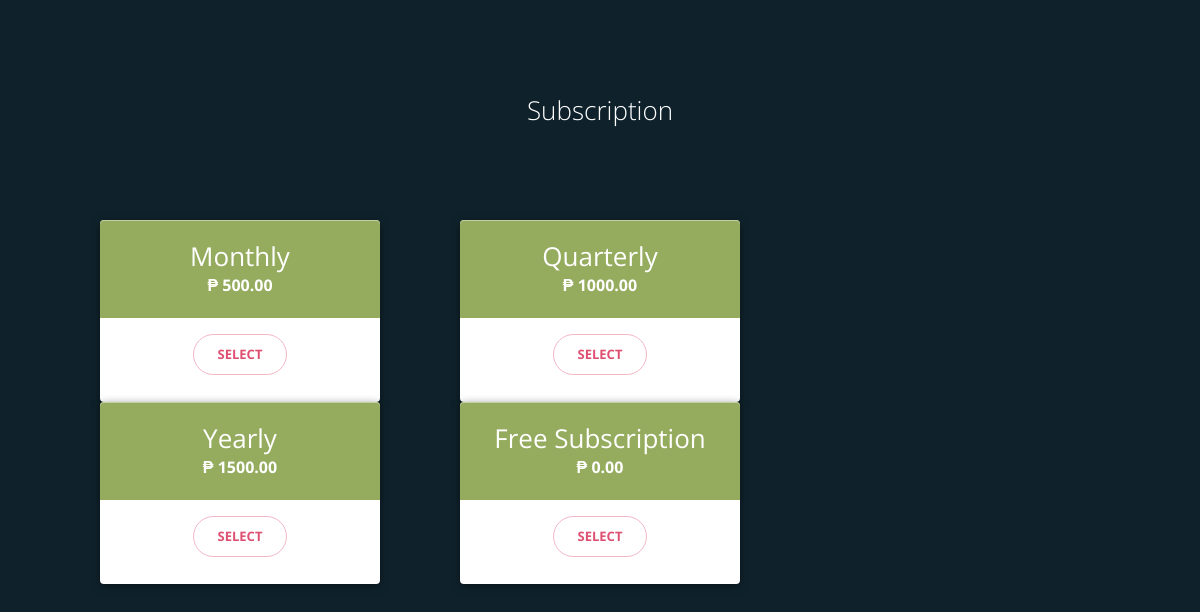
The page /PayPals/index.php?id=12 on the database its author committed.
### tables this page shows
CREATE TABLE `subscriptions` (
  `sub_id` int(11) NOT NULL,
  `sub_name` varchar(255) NOT NULL,
  `sub_price` decimal(8,2) NOT NULL,
  `sub_status` int(11) NOT NULL
);

### PayPals/index.php (the view, shortened to what this page needs)
<!doctype html>
<html lang="en" class="no-js">
<head>
	<link href="../something/css/bootstrap.min.css" rel="stylesheet">
	<link rel="stylesheet" href="css/reset.css">
	<link rel="stylesheet" href="css/style.css">
</head>
<body>
	<header class="cd-main-header">
		<h1>Subscription</h1>
	</header>
	<ul class="cd-pricing">
	<?php
				$con = con();
				$sql = "SELECT * FROM subscriptions";
				$stmt = $con->prepare($sql);
				$stmt->execute();
				$sub = $stmt->fetchAll(PDO::FETCH_ASSOC);
				foreach ($sub as $row) {
			?>
		<li>
			<header class="cd-pricing-header">
				<h2><?php echo $row['sub_name'];?></h2>
				<div class="cd-price">
					<span>&#8369; <?php echo $row['sub_price'];?></span>
				</div>
			</header><br />
			<footer class="cd-pricing-footer">
				<a href="#" data-toggle="modal" data-target="#addSub<?php echo $row['sub_id']; ?>">Select</a>
			</footer>
		</li>
	<?php } ?>
	</ul>
</body>
</html>

### PayPals/css/style.css (style rules this page uses)
*, *::after, *::before { box-sizing: border-box; }
html { font-size: 62.5%; }
body { font-size: 1.6rem; font-family: "Open Sans", sans-serif; color: #0f222b; background-color: #0f222b; }
a { color: #95ac5f; text-decoration: none; }
.cd-main-header { height: 170px; line-height: 170px; text-align: center; }
.cd-main-header h1 { color: #ffffff; font-weight: 300; font-size: 2rem; }
@media only screen and (min-width: 1024px) { .cd-main-header { height: 220px; line-height: 220px; } }
@media only screen and (min-width: 1024px) { .cd-main-header h1 { font-size: 2.6rem; } }
.cd-pricing { width: 90%; max-width: 280px; margin: 0 auto; text-align: center; }
.cd-pricing > li { position: relative; margin: 0 auto 2.5em; background-color: #ffffff; border-radius: .3em .3em .25em .25em; box-shadow: 0 2px 8px rgba(2, 4, 5, 0.5); }
@media only screen and (min-width: 768px) { .cd-pricing { max-width: 1000px; } }
@media only screen and (min-width: 768px) { .cd-pricing > li { width: 32%; float: left; margin-right: 2%; margin-bottom: 0; } }
@media only screen and (min-width: 768px) { .cd-pricing > li:last-of-type { margin-right: 0; } }
@media only screen and (min-width: 1024px) { .cd-pricing > li { width: 28.0%; float: left; margin-right: 8%; } }
.cd-pricing-header { padding: 1.3em 1em; background-color: #95ac5f; border-radius: .25em .25em 0 0; box-shadow: inset 0 1px 0 #c1cfa2; color: #ffffff; -webkit-font-smoothing: antialiased; -moz-osx-font-smoothing: grayscale; }
.cd-pricing-header h2, .cd-pricing-header .cd-price { line-height: 1.2; }
.cd-pricing-header h2 { font-size: 2rem; margin-bottom: 0.15em; }
.cd-pricing-header .cd-price { display: inline-block; font-weight: bold; }
.cd-pricing-header .cd-price::after { clear: both; content: ""; display: table; }
.cd-pricing-header span { float: left; }
@media only screen and (min-width: 768px) { .cd-pricing-header h2 { font-size: 2.6rem; } }
.cd-pricing-footer { padding-bottom: 1.7em; }
.cd-pricing-footer a { -webkit-transition: -webkit-transform 0.3s; -moz-transition: -moz-transform 0.3s; transition: transform 0.3s; }
.cd-pricing-footer a, .cd-form input[type="submit"] { display: inline-block; padding: 1em 1.8em; border-radius: 50em; text-transform: uppercase; font-size: 1.3rem; font-weight: bold; }
.cd-pricing-footer a { border: 1px solid rgba(223, 79, 113, 0.4); color: #df4f71; }

### rows shown on the page
subscriptions: sub_name "Monthly", sub_price "500.00"
subscriptions: sub_name "Quarterly", sub_price "1000.00"
subscriptions: sub_name "Yearly", sub_price "1500.00"
subscriptions: sub_name "Free Subscription", sub_price "0.00"
